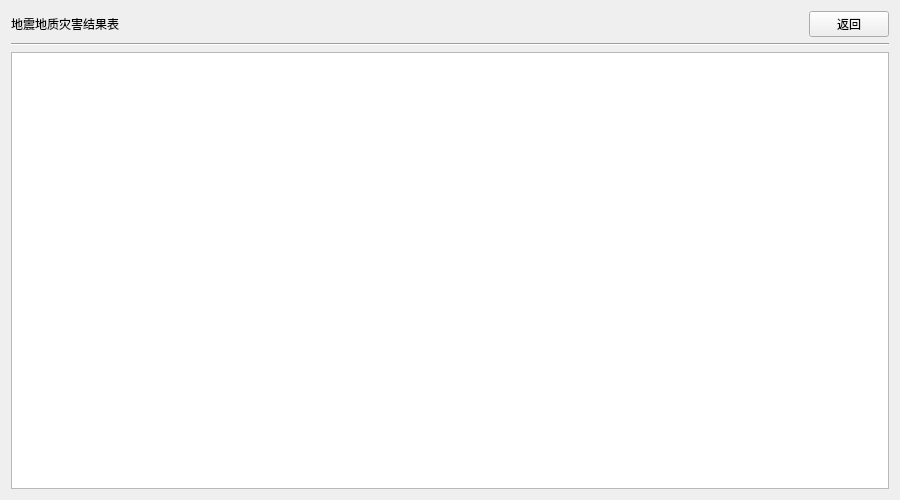
<?xml version="1.0" encoding="UTF-8"?>
<ui version="4.0">
 <class>Form</class>
 <widget class="QWidget" name="Form">
  <property name="geometry">
   <rect>
    <x>0</x>
    <y>0</y>
    <width>900</width>
    <height>500</height>
   </rect>
  </property>
  <property name="minimumSize">
   <size>
    <width>900</width>
    <height>500</height>
   </size>
  </property>
  <property name="maximumSize">
   <size>
    <width>900</width>
    <height>500</height>
   </size>
  </property>
  <property name="windowTitle">
   <string>地质灾害查询</string>
  </property>
  <property name="windowIcon">
   <iconset>
    <normaloff>icons/地质灾害.png</normaloff>icons/地质灾害.png</iconset>
  </property>
  <layout class="QVBoxLayout" name="verticalLayout">
   <item>
    <layout class="QHBoxLayout" name="horizontalLayout">
     <item>
      <widget class="QLabel" name="label">
       <property name="text">
        <string>地震地质灾害结果表</string>
       </property>
      </widget>
     </item>
     <item>
      <spacer name="horizontalSpacer">
       <property name="orientation">
        <enum>Qt::Horizontal</enum>
       </property>
       <property name="sizeHint" stdset="0">
        <size>
         <width>40</width>
         <height>20</height>
        </size>
       </property>
      </spacer>
     </item>
     <item>
      <widget class="QPushButton" name="escButton">
       <property name="text">
        <string>返回</string>
       </property>
      </widget>
     </item>
    </layout>
   </item>
   <item>
    <widget class="Line" name="line">
     <property name="orientation">
      <enum>Qt::Horizontal</enum>
     </property>
    </widget>
   </item>
   <item>
    <widget class="QTableWidget" name="zhTable"/>
   </item>
  </layout>
 </widget>
 <resources/>
 <connections/>
</ui>
